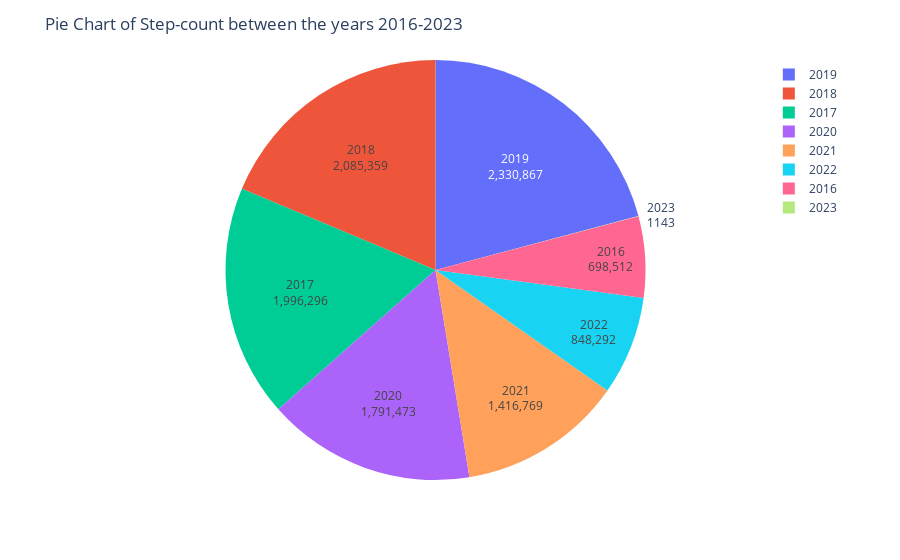
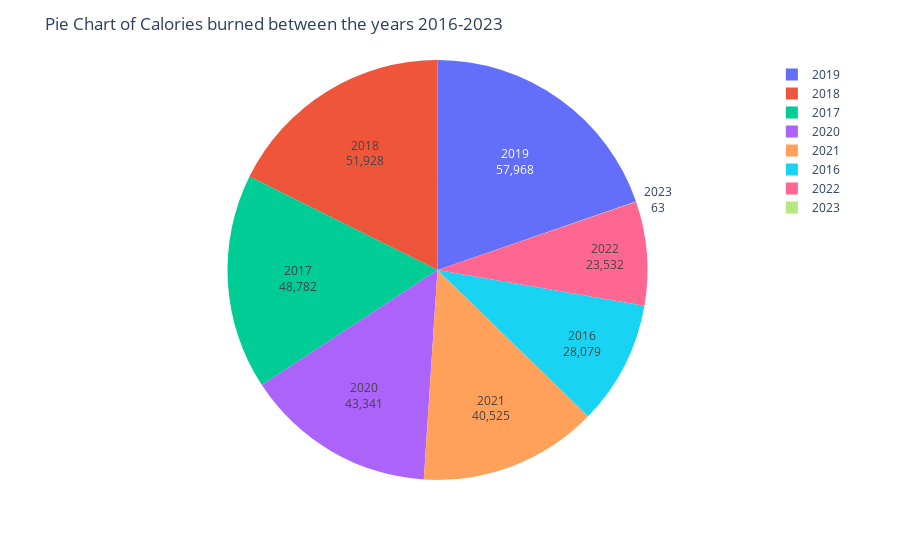

The notebook cell saved with these charts, in order:
### Code cell
fig = px.pie(activity, values='steps', names='year')
fig.update_traces(textinfo='label+value')
fig.update_layout(title="Pie Chart of Step-count between the years 2016-2023")
fig.show()

fig = px.pie(activity, values='calories', names='year')
fig.update_traces(textinfo='label+value')
fig.update_layout(title="Pie Chart of Calories burned between the years 2016-2023")
fig.show()

### Figure 1 — Plotly figure (JSON) as saved in the notebook; plotly's stock layout.template omitted (floating-point values rounded to 4 significant figures; data arrays with more than 128 entries replaced by an {"elided": "..."} marker saying what was removed)
{"data": [{"domain": {"x": [0, 1], "y": [0, 1]}, "hovertemplate": "year=%{label}<br>steps=%{value}<extra></extra>", "labels": {"elided": "1822 int values"}, "legendgroup": "", "name": "", "showlegend": true, "textinfo": "label+value", "type": "pie", "values": {"elided": "1822 int values"}}], "layout": {"legend": {"tracegroupgap": 0}, "margin": {"t": 60}, "title": {"text": "Pie Chart of Step-count between the years 2016-2023"}}}

### Figure 2 — Plotly figure (JSON) as saved in the notebook; plotly's stock layout.template omitted (floating-point values rounded to 4 significant figures; data arrays with more than 128 entries replaced by an {"elided": "..."} marker saying what was removed)
{"data": [{"domain": {"x": [0, 1], "y": [0, 1]}, "hovertemplate": "year=%{label}<br>calories=%{value}<extra></extra>", "labels": {"elided": "1822 int values"}, "legendgroup": "", "name": "", "showlegend": true, "textinfo": "label+value", "type": "pie", "values": {"elided": "1822 int values"}}], "layout": {"legend": {"tracegroupgap": 0}, "margin": {"t": 60}, "title": {"text": "Pie Chart of Calories burned between the years 2016-2023"}}}
